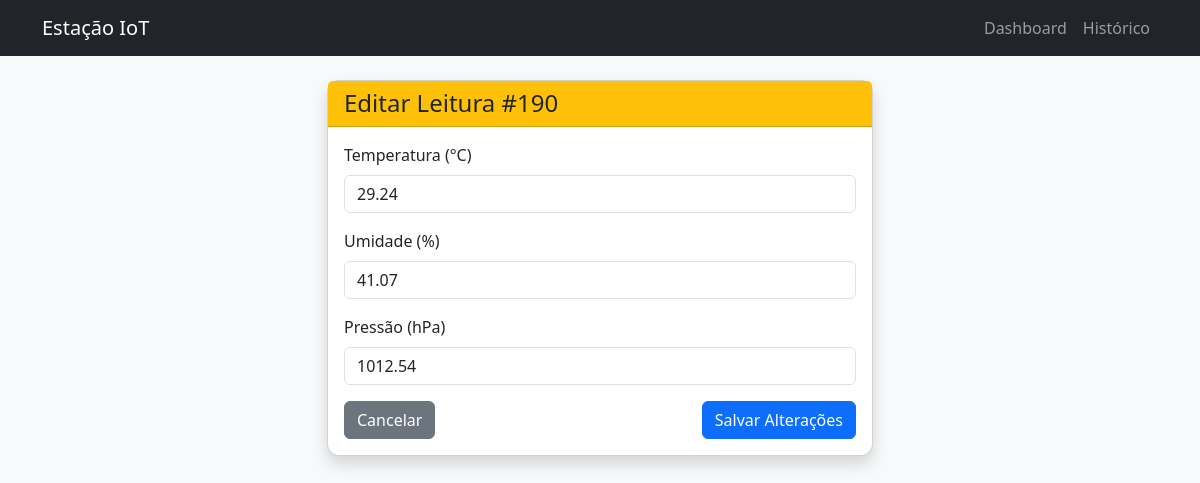
Page /leituras/190 on the committed database.
### tables this page shows
CREATE TABLE leituras (
    id INTEGER PRIMARY KEY AUTOINCREMENT,
    temperatura REAL NOT NULL,
    umidade REAL NOT NULL,
    pressao REAL,
    localizacao TEXT DEFAULT 'Lab',
    timestamp DATETIME DEFAULT (datetime('now', 'localtime'))
);

### app.py (the view)
@app.route('/leituras/<int:id>', methods=['GET'])
def detalhe(id):
    leitura = database.buscar_leitura(id)
    if not leitura: return "Não encontrado", 404
    return render_template('editar.html', leitura=leitura)

### database.py (called while the page is built)
def get_db_connection():
    conn = sqlite3.connect(DATABASE, timeout=10) # [cite: 130]
    conn.execute('PRAGMA journal_mode=WAL')      # [cite: 131]
    conn.execute('PRAGMA busy_timeout=5000')     # [cite: 132]
    conn.row_factory = sqlite3.Row               # [cite: 133]
    return conn

def buscar_leitura(id):
    conn = get_db_connection()
    leitura = conn.execute('SELECT * FROM leituras WHERE id = ?', (id,)).fetchone()
    conn.close()
    return leitura

### templates/editar.html (shortened to what this page needs)
{% extends "base.html" %}
{% block content %}
<div class="row justify-content-center">
    <div class="col-md-6">
        <div class="card shadow">
            <div class="card-header bg-warning text-dark">
                <h4 class="mb-0">Editar Leitura #{{ leitura.id }}</h4>
            </div>
            <div class="card-body">
                <form id="editForm">
                    <div class="mb-3">
                        <label class="form-label">Temperatura (°C)</label>
                        <input type="number" step="0.1" class="form-control" id="temp" value="{{ leitura.temperatura }}" required>
                    </div>
                    <div class="mb-3">
                        <label class="form-label">Umidade (%)</label>
                        <input type="number" step="0.1" class="form-control" id="umid" value="{{ leitura.umidade }}" required>
                    </div>
                    <div class="mb-3">
                        <label class="form-label">Pressão (hPa)</label>
                        <input type="number" step="0.1" class="form-control" id="pressao" value="{{ leitura.pressao }}">
                    </div>
                    <div class="d-flex justify-content-between">
                        <a href="/leituras" class="btn btn-secondary">Cancelar</a>
                        <button type="submit" class="btn btn-primary">Salvar Alterações</button>
                    </div>
                </form>
            </div>
        </div>
    </div>
</div>
{% endblock %}

### static/css/style.css (style rules this page uses)
body { font-family: 'Segoe UI', Tahoma, Geneva, Verdana, sans-serif; }
.card { border-radius: 12px; transition: transform 0.2s; }

### rows in the picture
leituras: id "190", temperatura "29.24", umidade "41.07", pressao "1012.54"
